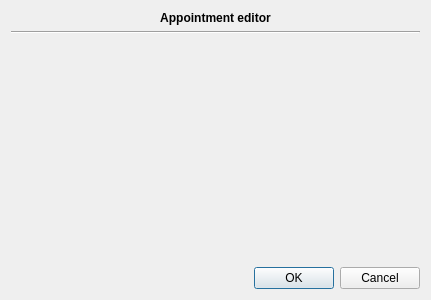
<?xml version="1.0" encoding="UTF-8"?>
<ui version="4.0">
 <class>Calendar::Internal::BasicItemEditionDialog</class>
 <widget class="QDialog" name="Calendar::Internal::BasicItemEditionDialog">
  <property name="geometry">
   <rect>
    <x>0</x>
    <y>0</y>
    <width>431</width>
    <height>300</height>
   </rect>
  </property>
  <property name="windowTitle">
   <string>Calendar item editor</string>
  </property>
  <layout class="QGridLayout" name="gridLayout">
   <item row="3" column="0" colspan="2">
    <widget class="QDialogButtonBox" name="buttonBox">
     <property name="orientation">
      <enum>Qt::Horizontal</enum>
     </property>
     <property name="standardButtons">
      <set>QDialogButtonBox::Cancel|QDialogButtonBox::Ok</set>
     </property>
    </widget>
   </item>
   <item row="2" column="0" colspan="2">
    <widget class="Calendar::ItemEditorWidget" name="viewer" native="true"/>
   </item>
   <item row="0" column="0" colspan="2">
    <widget class="QLabel" name="label">
     <property name="sizePolicy">
      <sizepolicy hsizetype="Preferred" vsizetype="Fixed">
       <horstretch>0</horstretch>
       <verstretch>0</verstretch>
      </sizepolicy>
     </property>
     <property name="font">
      <font>
       <weight>75</weight>
       <bold>true</bold>
      </font>
     </property>
     <property name="text">
      <string>Appointment editor</string>
     </property>
     <property name="alignment">
      <set>Qt::AlignCenter</set>
     </property>
    </widget>
   </item>
   <item row="1" column="0" colspan="2">
    <widget class="Line" name="line">
     <property name="orientation">
      <enum>Qt::Horizontal</enum>
     </property>
    </widget>
   </item>
  </layout>
 </widget>
 <customwidgets>
  <customwidget>
   <class>Calendar::ItemEditorWidget</class>
   <extends>QWidget</extends>
   <header location="global">calendar/item_editor_widget.h</header>
   <container>1</container>
  </customwidget>
 </customwidgets>
 <resources/>
 <connections>
  <connection>
   <sender>buttonBox</sender>
   <signal>accepted()</signal>
   <receiver>Calendar::Internal::BasicItemEditionDialog</receiver>
   <slot>accept()</slot>
   <hints>
    <hint type="sourcelabel">
     <x>248</x>
     <y>254</y>
    </hint>
    <hint type="destinationlabel">
     <x>157</x>
     <y>274</y>
    </hint>
   </hints>
  </connection>
  <connection>
   <sender>buttonBox</sender>
   <signal>rejected()</signal>
   <receiver>Calendar::Internal::BasicItemEditionDialog</receiver>
   <slot>reject()</slot>
   <hints>
    <hint type="sourcelabel">
     <x>316</x>
     <y>260</y>
    </hint>
    <hint type="destinationlabel">
     <x>286</x>
     <y>274</y>
    </hint>
   </hints>
  </connection>
 </connections>
</ui>
